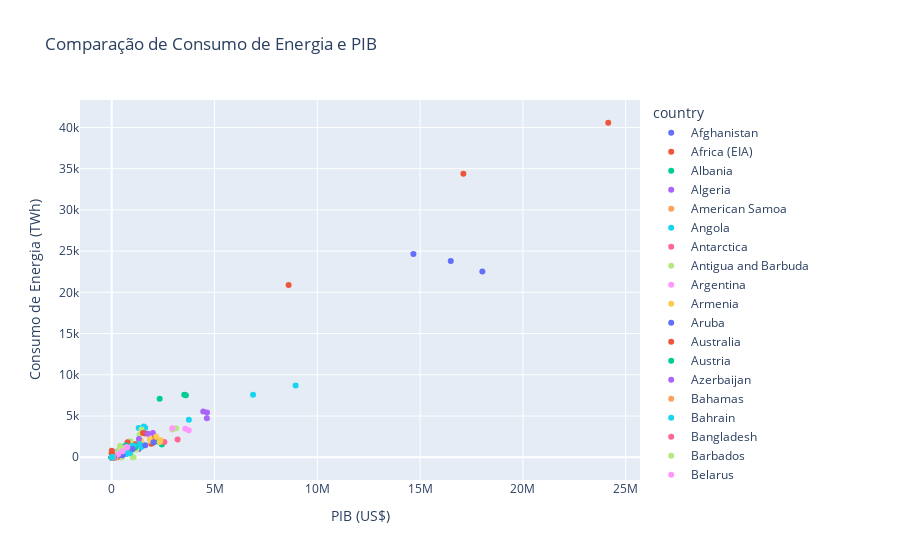

This figure's notebook cell:
### Markdown cell above
O gráfico apresentado mostra a evolução do consumo de energia em sí ao longo dos anos. Cada linha no gráfico representa o consumo de energia em um país específico, com o eixo X indicando os anos e o eixo Y mostrando o valor do consumo em TWh.

Vale notar que o top 3 países que mais consomem energia são também os 3 que mais consomem energia limpa, mas e quanto a Russia por exemplo que está em 4º lugar dos que mais consomem energia e está em 7º na que mais consome energia limpa ainda é uma boa colocação mas algo importante de se olhar mais atentamente

### Code cell
fig3 = px.scatter(
    df_countrys,
    x='gdp_millions',
    y='energy_consumption',
    color='country',
    title='Comparação de Consumo de Energia e PIB',
    labels={'gdp_millions': 'PIB (US$)', 'energy_consumption': 'Consumo de Energia (TWh)'})
fig3.show()
